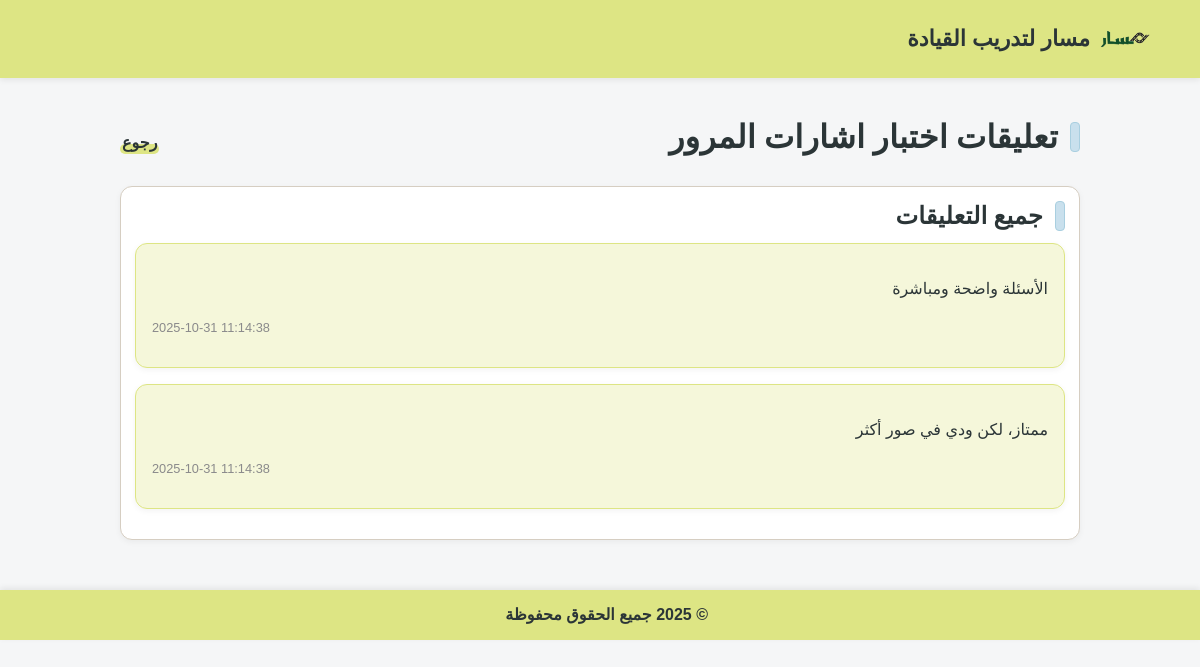
The app's page /Masar_G2/Comment.php?quizID=1 (signed in), older data.
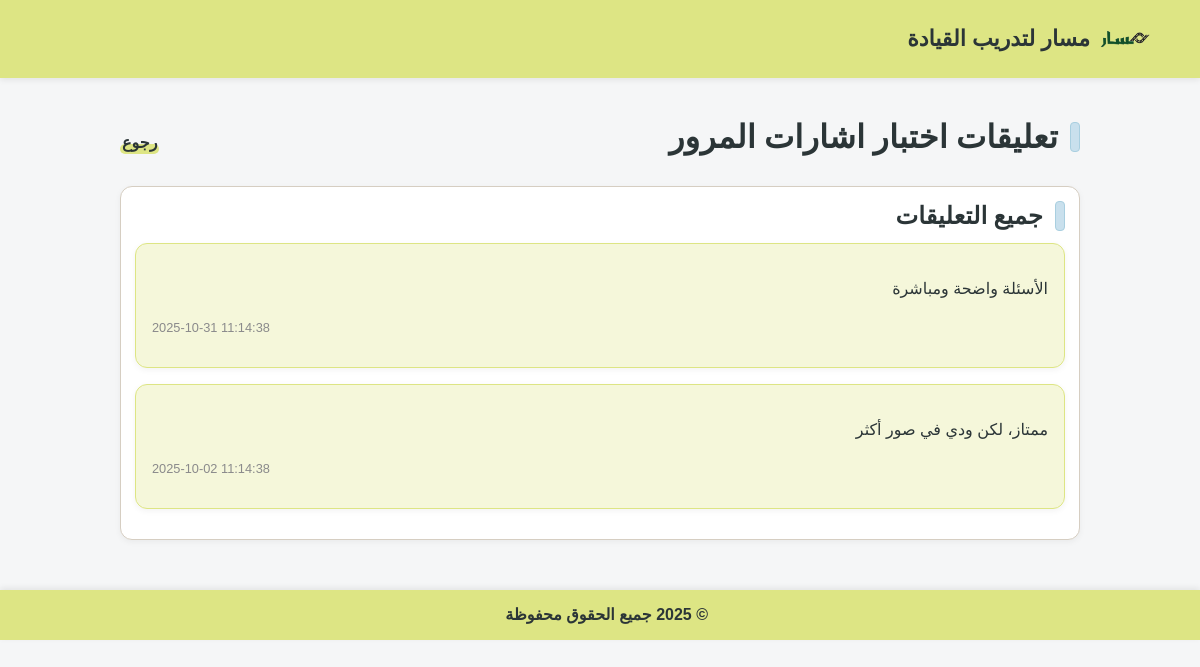
The same page, newer data.
### tables this page shows
CREATE TABLE `quizfeedback` (
  `id` int NOT NULL,
  `quizID` int NOT NULL,
  `rating` tinyint NOT NULL,
  `comments` text,
  `date` timestamp NOT NULL DEFAULT CURRENT_TIMESTAMP
);

### Masar_G2/Comment.php (the view, shortened to what this page needs)
<!DOCTYPE html>
<?php
 include 'connection.php';
?>
<head>
    <link rel="stylesheet" href="common.css">
</head>
<body>
    <header>
        <div class="header-container">
            <div class="logo">
                <img src="images/logo.png" alt="شعار الموقع">
                <span>مسار لتدريب القيادة</span>
    </header>
    <div class="container">
        <div class="quiz-header">
            <h1 class="section-title"><span class="accent"></span>تعليقات اختبار اشارات المرور</h1>
            <div class="link-group">
            <a href="Educator.php" class="hl-link">رجوع</a>
        </div>
        </div>
        <section class="section">
            <div class="card">
                <h2 class="section-title"><span class="accent"></span> جميع التعليقات</h2>
                <?php
                $qID = $_GET['quizID'];
                $getComments = "SELECT comments, date FROM quizfeedback WHERE quizID={$qID}";
                if($result = mysqli_query($connection, $getComments)){
                    while($row = mysqli_fetch_assoc($result)){
                        echo "<div class='comment-item db-comment'>";
                        echo "<p class=\"comment-text\">{$row['comments']}</p>";
                        echo "<p class=\"comment-date\">{$row['date']}</p>";
                        echo "</div>";
                    }
                }
                ?>
            </div>
        </section>
    </div>
    <footer>
    &copy; 2025 جميع الحقوق محفوظة
  </footer>
</body>

### Masar_G2/common.css (style rules this page uses)
* { box-sizing:border-box }
header { background: #DDE584; padding: 14px 20px; box-shadow: 0 2px 6px rgba(0, 0, 0, 0.08); margin-bottom: 20px; }
.header-container { display: flex; align-items: center; justify-content: space-between; max-width: 1100px; margin: 0 auto; }
header .logo { display: flex; align-items: center; gap: 10px; font-size: 22px; font-weight: bold; color: #2B3537; }
header img { width: 50px; height: 50px; object-fit: contain; border: none; }
body { margin:0; direction:rtl; font-family:Arial,"Segoe UI",Tahoma,sans-serif; background:#F5F6F7; color:#2B3537; font-size:16px; line-height:1.6; }
h1,h2,h3 { font-family:Georgia,"Times New Roman",serif;font-weight:800;letter-spacing:.2px;margin:0 }
a { color:#2B3537;text-decoration:none }
img { max-width:100%;display:block }
.container { max-width:1000px;margin:auto;padding:20px }
.section { margin-top:18px }
.section-title { display:flex;align-items:center;gap:12px; margin:0 0 12px; font-weight:800; color:#2B3537; line-height:1.2; }
.section-title .accent { width:10px;height:30px;border-radius:4px; background:#C9E0ED; border:1px solid #A9CFE0; }
.hl-link,.logout-link { position:relative; font-weight:800; padding:0 2px; display:inline-block }
.hl-link::after,.logout-link::after { content:""; position:absolute; inset:auto 0 .15em 0; height:.6em; background:#DDE584; border-radius:10px; z-index:-1; }
.card { background:#fff;border:1px solid #D6CEC2;border-radius:12px; padding:14px;box-shadow:0 2px 6px rgba(0,0,0,.05) }
footer { background: #DDE584; padding: 12px 20px; margin-top: 30px; box-shadow: 0 -2px 6px rgba(0,0,0,0.08); text-align: center; font-weight: 600; color: #2B3537; }

### Masar_G2/Comment.php (style rules this page uses)
.quiz-header { display: flex; justify-content: space-between; align-items: center; margin-bottom: 16px }
.comment-item { background: rgba(221, 229, 132, 0.3); border: 1px solid #DDE584; border-radius: 12px; padding: 1rem; margin-bottom: 1rem; box-shadow: 0 2px 6px rgba(0, 0, 0, .05); }
.comment-date { direction: ltr; font-size: 0.8rem; color: #8A8A8B; margin-top: 0.5rem; text-align: left; }

Row changes from the older to the newer data that the page shows:
changed quizfeedback "ممتاز، لكن ودي في صور أكثر": date "2025-10-31 11:14:38" → "2025-10-02 11:14:38"
